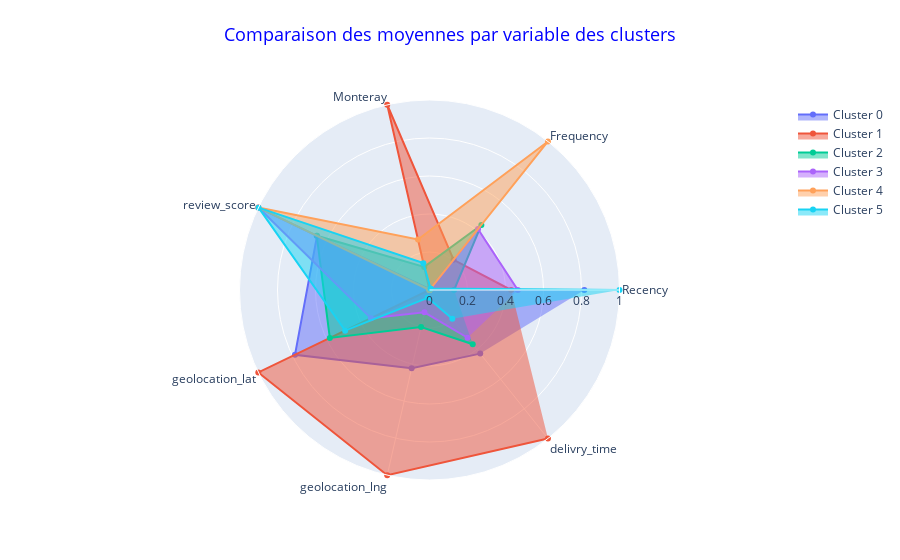

Notebook code cell kept with this figure:
### Code cell
radars_plot(my_table_clusters_1)

### Figure 1 — Plotly figure (JSON) as saved in the notebook; plotly's stock layout.template omitted (floating-point values rounded to 4 significant figures)
{"data": [{"fill": "toself", "name": "Cluster 0", "r": [0.8149, 0, 0.005648, 0.657, 0.7858, 0.4227, 0.4282], "theta": ["Recency", "Frequency", "Monteray", "review_score", "geolocation_lat", "geolocation_lng", "delivry_time"], "type": "scatterpolar"}, {"fill": "toself", "name": "Cluster 1", "r": [0.4297, 0.2035, 1, 0, 1, 1, 1], "theta": ["Recency", "Frequency", "Monteray", "review_score", "geolocation_lat", "geolocation_lng", "delivry_time"], "type": "scatterpolar"}, {"fill": "toself", "name": "Cluster 2", "r": [0.1293, 0.4377, 0.1247, 0.6589, 0.5823, 0.1997, 0.3648], "theta": ["Recency", "Frequency", "Monteray", "review_score", "geolocation_lat", "geolocation_lng", "delivry_time"], "type": "scatterpolar"}, {"fill": "toself", "name": "Cluster 3", "r": [0.465, 0.41, 0, 0.9999, 0.342, 0.1204, 0.3215], "theta": ["Recency", "Frequency", "Monteray", "review_score", "geolocation_lat", "geolocation_lng", "delivry_time"], "type": "scatterpolar"}, {"fill": "toself", "name": "Cluster 4", "r": [0, 1, 0.2728, 1.0, 0, 0, 0], "theta": ["Recency", "Frequency", "Monteray", "review_score", "geolocation_lat", "geolocation_lng", "delivry_time"], "type": "scatterpolar"}, {"fill": "toself", "name": "Cluster 5", "r": [1, 0.009274, 0.145, 0.9988, 0.493, 0.04208, 0.1928], "theta": ["Recency", "Frequency", "Monteray", "review_score", "geolocation_lat", "geolocation_lng", "delivry_time"], "type": "scatterpolar"}], "layout": {"polar": {"radialaxis": {"range": [0, 1], "visible": true}}, "showlegend": true, "title": {"font": {"color": "blue", "size": 18}, "text": "Comparaison des moyennes par variable des clusters", "x": 0.5, "xanchor": "center", "y": 0.95, "yanchor": "top"}}}
